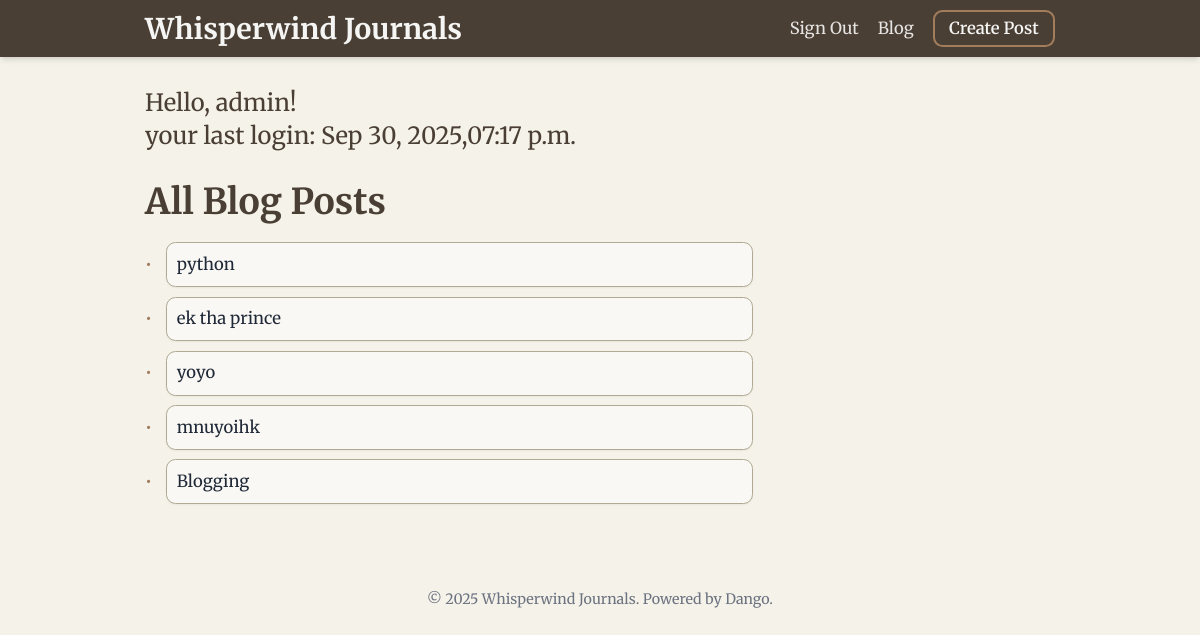
The app's page / (signed in) with its own data.
### blog_app/models.py (models this page shows)
class Post(models.Model):
	title=models.CharField(max_length=200)
	author=models.ForeignKey(User, on_delete=models.CASCADE)
	content=models.TextField()
	created_at=models.DateTimeField(auto_now_add=True)

### blog_app/views.py (the view)
# urls.py: path('',views.index,name='index'),
def index(request):
	post_objs=Post.objects.all()
	return render(request,'index.html',{'post_objs':post_objs})

### templates/index.html (shortened to what this page needs)
<!DOCTYPE html>
<html lang="en">
<head>
    <script src="https://cdn.tailwindcss.com"></script>
    <link rel="stylesheet" href="blog-index.css">
</head>
<body class="text-gray-800">
    <header class="header-bg shadow-md">
        <nav class="container mx-auto px-12 py-2 flex justify-between items-center">
            <h1 class="text-2xl font-bold text-stone-100">
                Whisperwind Journals
            </h1>
            <div class="flex items-center space-x-4">
                {% if request.user.is_authenticated %}
                <a href="{% url 'account_logout' %}" class="text-sm text-stone-200 hover:text-white transition duration-300">Sign Out</a>
                <a href="#" class="text-sm text-stone-200 hover:text-white transition duration-300">Blog</a>
                <a href="{% url 'create_post' %}" class="border-2 accent-color text-stone-100 px-3 py-1 rounded-lg text-sm font-semibold hover:bg-stone-100 hover:text-[#4a3f35] transition duration-300">
                    Create Post
                </a>
                {% else %}
                <a href="{% url 'account_login' %}" class="text-sm text-stone-200 hover:text-white transition duration-300">Sign In</a>
                {% endif %}
            </div>
        </nav>
    </header>
    <main class="container mx-auto px-12 py-6">
        <div class="mb-6">
        {% if request.user.is_authenticated %}
            <h2 class="text-xl main-text-color">Hello, {{ request.user.username }}!</h2>
            {% if request.user.last_login  %}
            <p class="text-xl main-text-color">your last login: <span>{{ request.user.last_login|date:"M d, Y,h:i a" }}</span></p>
            {% endif %}
        {% endif %}
        </div>
        <div>
            <h3 class="text-3xl font-bold mb-4 main-text-color">All Blog Posts</h3>
            <ul class="space-y-2 max-w-lg text-sm">
                 {% for obj in post_objs %}
                <li class="flex items-center space-x-3">
                    <span class="text-md accent-color">•</span>
                    <div class="w-full bg-white/50 border post-item p-2 rounded-lg shadow-sm">
                        <a href="{% url 'post_detail' obj.id %}" >{{obj.title}}</a>
                    </div>
                </li>
                {% endfor %}
            </ul>
        </div>
    </main>
    <footer class="text-center py-4 mt-8 text-xs text-gray-500">
        <p>&copy; 2025 Whisperwind Journals. Powered by Dango.</p>
    </footer>
</body>
</html>

### static/blog_app/blog-index.css (style rules this page uses)
html { font-size: 19px; }
body { font-family: 'Merriweather', serif; background-color: #f5f2e9; }
.header-bg { background-color: #4a3f35; }
.main-text-color { color: #4a3f35; }
.accent-color { color: #a17d5c; border-color: #a17d5c; }
.post-item { border-color: #b0a993; }

### templates/index.html (style rules this page uses)
html { font-size: 19px; }
body { font-family: 'Merriweather', serif; background-color: #f5f2e9; }
.header-bg { background-color: #4a3f35; }
.main-text-color { color: #4a3f35; }
.accent-color { color: #a17d5c; border-color: #a17d5c; }
.post-item { border-color: #b0a993; }

### records on screen
Post: title "python"
Post: title "ek tha prince"
Post: title "yoyo"
Post: title "mnuyoihk"
Post: title "Blogging"

### other values on screen
{{ request.user.username }} "admin"
{{ request.user.last_login|date:"M d, Y,h:i a" }} "Sep 30, 2025,07:17 p.m."
